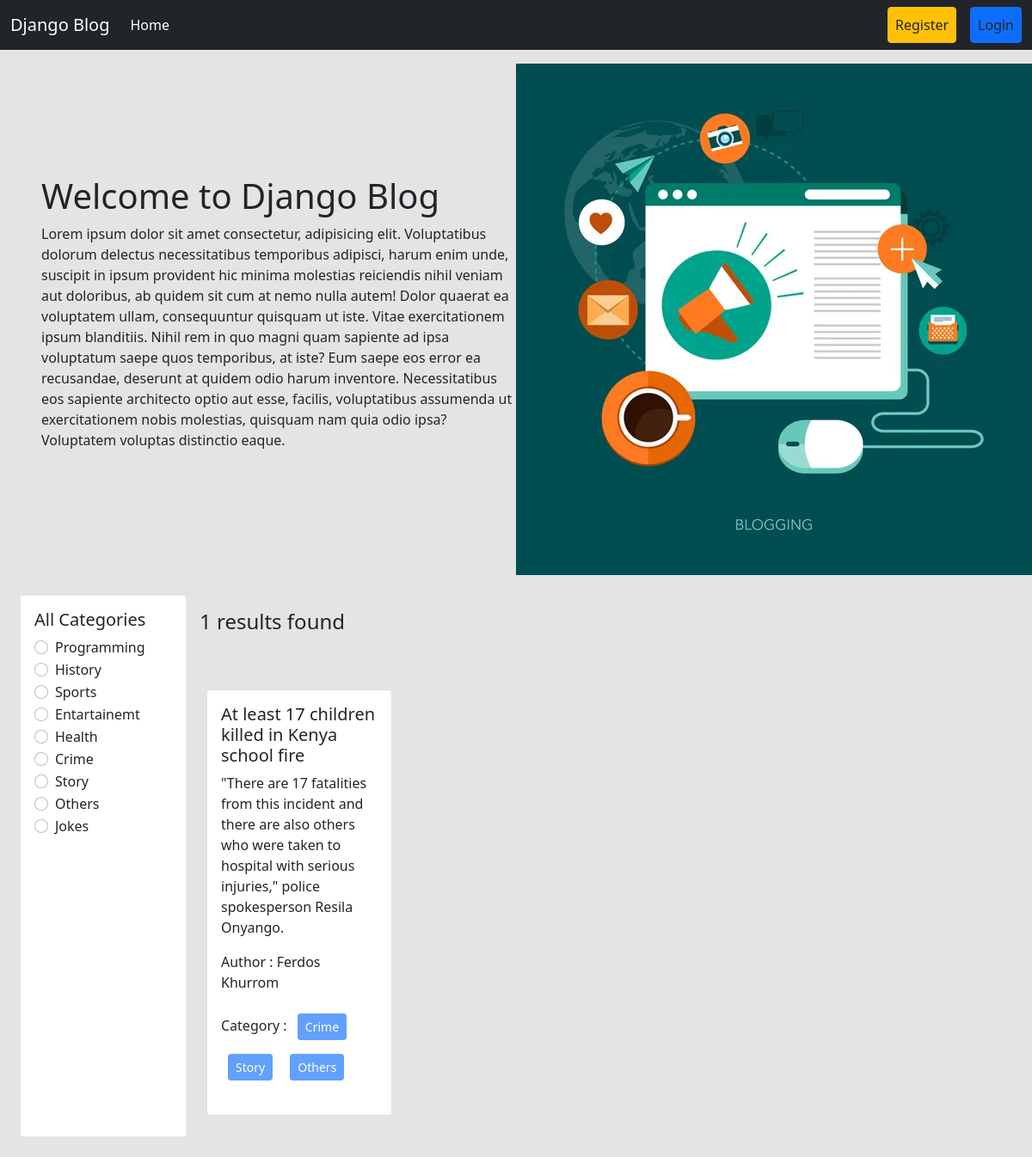
The app's page /category/crime/ with its own data.
### categories/models.py (models this page shows, shortened)
class Category(models.Model):
    name = models.CharField(max_length=100)
    slug = models.SlugField(max_length=100,unique=True, null=True, blank=True)

### posts/models.py (models this page shows, shortened)
class Post(models.Model):
    title = models.CharField(max_length=50)
    content = models.TextField()
    category = models.ManyToManyField(Category) # ekta post multiple categorir moddhe thakte pare abar ekta categorir moddhe multiple post thakte pare
    author = models.ForeignKey(User, on_delete=models.CASCADE)

### blog_project/views.py (the view)
# urls.py: 2. Add a URL to urlpatterns:  path('', views.home, name='home')
def home(request, category_slug = None): # initially dhore nicchi je category_slug None thakbe karon hocche user first time home page e asle se normal page dekhbe, se filter korte chaile category te click korlei sei category er slug ta capture korbo ar seta tokhn ar None thakbe na
    data = Post.objects.all() # sob post gula ke niye aslam
    if category_slug is not None: # ekhn category slug jodi None na hoy tar mane sekhane value ache
        category = Category.objects.get(slug = category_slug) # slug je field model e likhechilam seta = amader category slug kore dilam taile ekhn kon category er slug sei category object peye jabo
        data = Post.objects.filter(category  = category) # post er category te category object bosiye filter korlam, ager data er sathe overright hoye jabe
    categories = Category.objects.all() # sob category dekhabo
    return render(request, 'home.html', {'data' : data, 'category' : categories})

### templates/home.html
{% extends 'base.html' %}
{% load static %}
{% block content %}
<div class="d-flex flex-wrap px-5 pt-3 align-items-center">
  <div class="col-6">
    <h1>Welcome to Django Blog</h1>
    <p>Lorem ipsum dolor sit amet consectetur, adipisicing elit. Voluptatibus dolorum delectus necessitatibus temporibus adipisci, harum enim unde, suscipit in ipsum provident hic minima molestias reiciendis nihil veniam aut doloribus, ab quidem sit cum at nemo nulla autem! Dolor quaerat ea voluptatem ullam, consequuntur quisquam ut iste. Vitae exercitationem ipsum blanditiis. Nihil rem in quo magni quam sapiente ad ipsa voluptatum saepe quos temporibus, at iste? Eum saepe eos error ea recusandae, deserunt at quidem odio harum inventore. Necessitatibus eos sapiente architecto optio aut esse, facilis, voluptatibus assumenda ut exercitationem nobis molestias, quisquam nam quia odio ipsa? Voluptatem voluptas distinctio eaque.</p>
  </div>
  <div class="col-6">
<img src="{% static 'header.jpg' %}" />
  </div>
</div>
<div class="d-flex flex-wrap p-4">
  <div class="col-2 bg-white p-3" >
    <h5>All Categories</h5>
    {% for cat in category %}
    <div class="form-check">
      <input
        class="form-check-input"
        type="radio"
        name="category"
        id="{{cat.id}}"
      />
      <label class="form-check-label" for="{{cat.id}}">
        <a href="{% url 'category_wise_post' cat.slug %}" class="text-decoration-none text-dark" >{{cat.name}}</a>
      </label>
    </div>
    {% endfor %}
  </div>
  <div class="col-10 p-3">
    <h4>{{data | length}} results found</h4>
    <div class="d-flex flex-wrap pt-5">
      {% for post in data %}
      <div class="col-sm-3">
        <div class="card m-2">
          <div class="card-body">
            <h5 class="card-title">{{post.title}}</h5>
            <p class="card-text">{{post.content}}</p>
            <p>Author : {{post.author.first_name}} {{post.author.last_name}}</p>
            <p>
              Category : {% for cat in post.category.all %}
              <button class="btn btn-primary btn-sm m-2" disabled>
                {{cat.name}}
              </button>
              {% endfor %}
            </p>
          </div>
        </div>
      </div>
      {% endfor %}
    </div>
  </div>
</div>
{% endblock %}

### records on screen
Category: name "Programming"
Category: name "History"
Category: name "Sports"
Category: name "Entartainemt"
Category: name "Health"
Category: name "Crime"
Category: name "Story"
Category: name "Others"
Category: name "Jokes"
Post: title "At least 17 children killed in Kenya school fire", content "\"There are 17 fatalities from this incident and there are also others who were taken to hospital with serious injuries,\" police spokesperson Resila Onyango.", author.first_name "Ferdos", author.last_name "Khurrom"

### other values on screen
{{ data | length }} "1"
